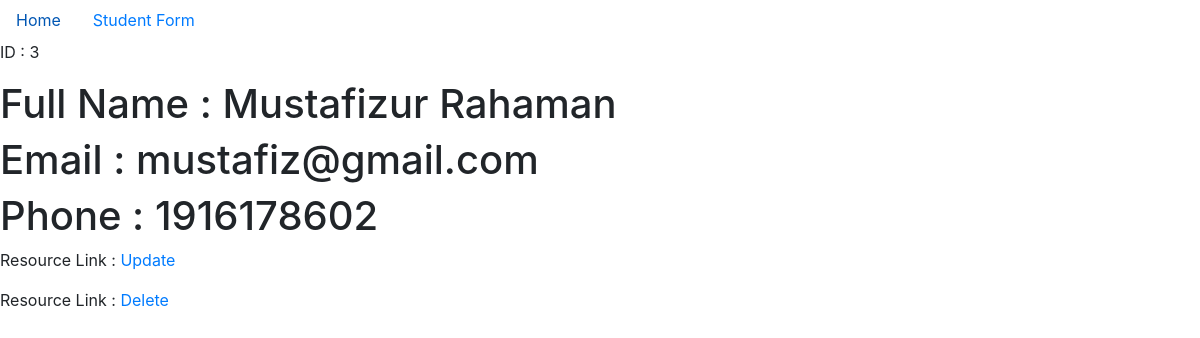
The page /student_info/3 on the database its author committed.
### first_app/models.py (models this page shows)
class Student(models.Model):
	first_name  = models.CharField(max_length=50)
	last_name	= models.CharField(max_length=50)
	email 		= models.EmailField()
	phone		= models.IntegerField()
	def __str__(self):
		return self.first_name+" "+self.last_name
	class Meta:
		verbose_name       ='Student'
		verbose_name_plural='Students'

### first_app/views.py (the view)
# urls.py: path('student_info/<int:id>', views.student_info, name='student_info'),
def student_info(request,id):
	students = Student.objects.get(pk=id)
	template ='first_app/student_info.html'
	context = {
		'title' :"Home",
		'students':students
	}
	return render(request, template,context)

### first_app/templates/first_app/student_info.html
{% extends 'first_app/base.html' %}
{% block content %}
	<p>ID : {{students.id}}</p>
	<h1>Full Name : {{students}}</h1>
	<h1>Email : {{students.email}}</h1>
	<h1>Phone : {{students.phone}}</h1>
	<p>Resource Link : <a href="{% url 'first_app:student_update' id=students.id %}">Update</a></p>
	<p>Resource Link : <a href="{% url 'first_app:student_delete' id=students.id %}">Delete</a></p>
{% endblock %}

### rows shown on the page
Student: id "3", first_name+last_name "Mustafizur Rahaman", email "mustafiz@gmail.com", phone "1916178602"
